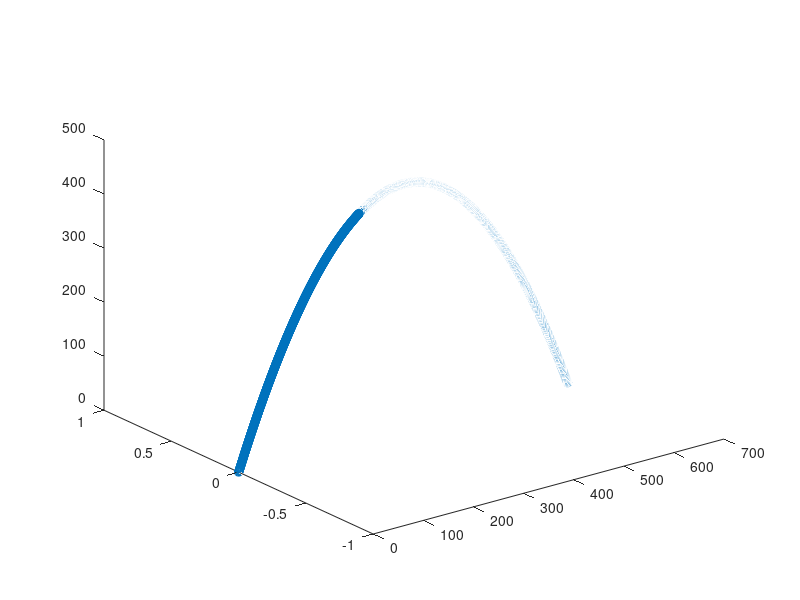

This chart was generated by the following MATLAB code:
v = 100;
alpha = pi*70/180;
g = 9.801;
clock = 0.01;
x = 0, h = 0;
vx = v*cos(alpha);
vy = v*sin(alpha);
t = (vy/g) * 2;

xs = [];
ys = [];

for tx = 0 : clock : (t/2)+clock
    xs = [xs, x];
    ys = [ys, h];
    x = x + vx * clock;
    vt = vy - g * tx;
    h = ((vy + vt) / 2) * tx;
end
peak = h
for tx = 0 : clock : (t/2)+clock
    xs = [xs, x];
    ys = [ys, h];
    x = x + vx * clock; 
    vt = g * tx;
    h = peak - (vt * tx / 2); 
end
zs = zeros(size(xs));
peak, vx, vy, vt, v_last = sqrt(vt^2 + vx^2)
plot3(xs, zs, ys, "o")
